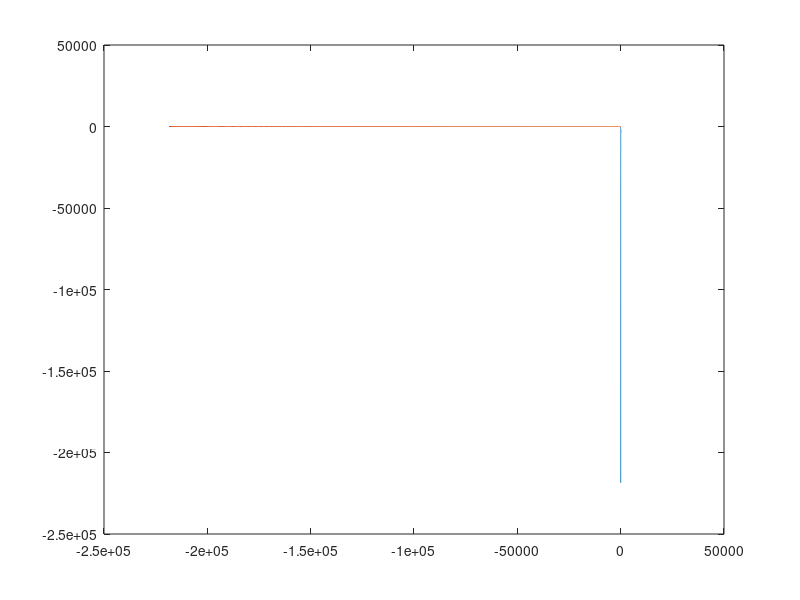

Source code (MATLAB):
% Jack Weissenberger 
% Problem 13.3
% plot each funtion individually to see how the computer generates
% different values for two functions that should be identical

x = -1.920:.001:2.080;

p = x.^9 - 18.*x.^8 + 144.*x.^7 - 672.*x.^6 + 2016.*x.^5 - 4032.*x.^4 + 5376.*x.^3 - 4608.*x.^2 + 2304.*x - 512;

plot(x, p)

hold on

P = (x-2).^9;

plot(P, x)

hold off